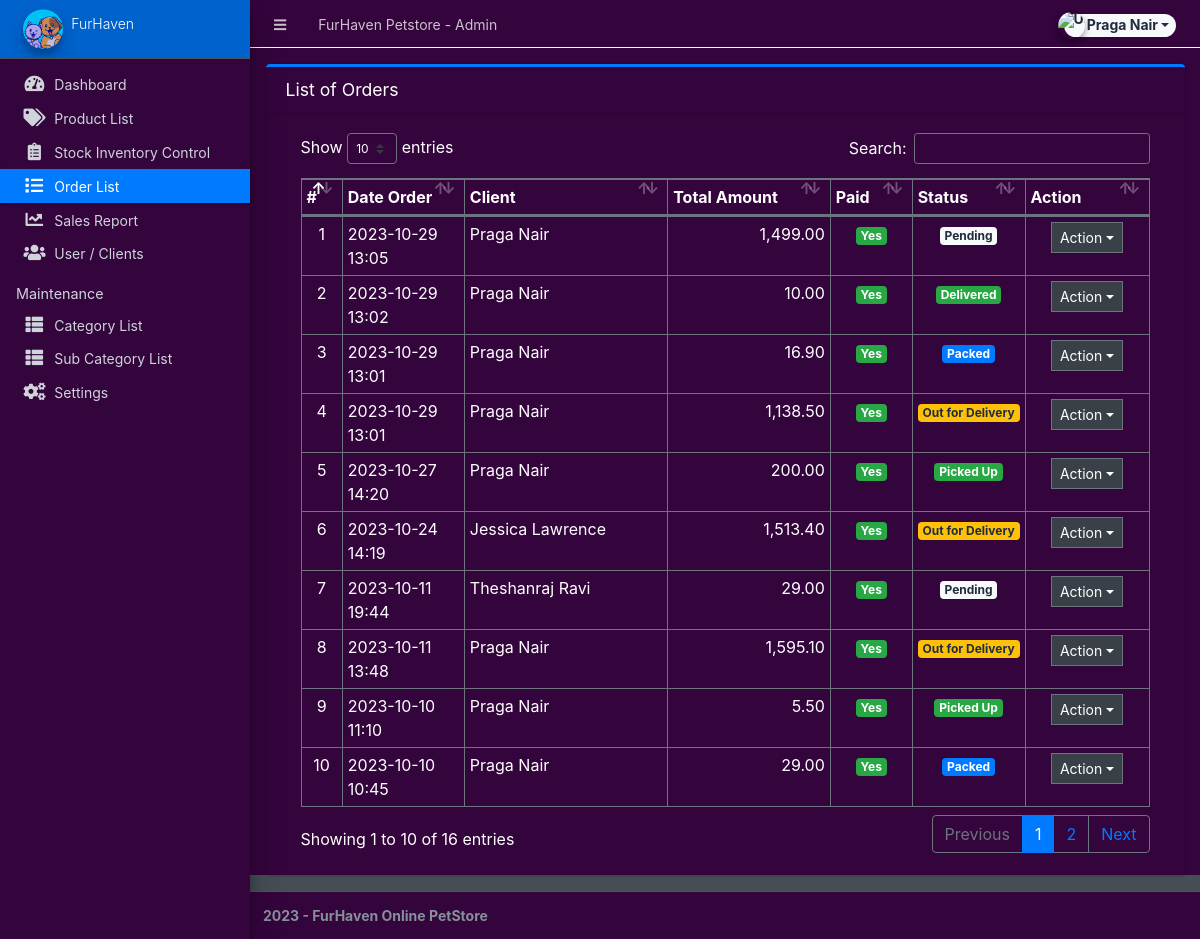
Screenshot of /admin/?page=orders (signed in) with the database file from the repository.
### tables this page shows
CREATE TABLE `orders` (
  `id` int(30) NOT NULL,
  `client_id` int(30) NOT NULL,
  `delivery_address` text NOT NULL,
  `payment_method` varchar(100) NOT NULL,
  `order_type` tinyint(1) NOT NULL,
  `amount` double NOT NULL,
  `status` tinyint(2) NOT NULL DEFAULT 0,
  `paid` tinyint(1) NOT NULL DEFAULT 0,
  `date_created` datetime NOT NULL DEFAULT current_timestamp(),
  `date_updated` datetime DEFAULT NULL ON UPDATE current_timestamp(),
  `eta_date` datetime DEFAULT NULL
);

### admin/orders/index.php (the view, shortened to what this page needs)
<div class="card card-outline card-primary">
	<div class="card-header">
		<h3 class="card-title">List of Orders</h3>
	</div>
	<div class="card-body">
		<div class="container-fluid">
        <div class="container-fluid">
			<table class="table table-bordered table-stripped">
				<colgroup>
					<col width="5%">
					<col width="15%">
					<col width="25%">
					<col width="20%">
					<col width="10%">
					<col width="10%">
					<col width="15%">
				</colgroup>
				<thead>
					<tr>
						<th>#</th>
						<th>Date Order</th>
						<th>Client</th>
						<th>Total Amount</th>
						<th>Paid</th>
						<th>Status</th>
						<th>Action</th>
					</tr>
				</thead>
				<tbody>
					<?php
					$i = 1;
						$qry = $conn->query("SELECT o.*,concat(c.firstname,' ',c.lastname) as client from `orders` o inner join clients c on c.id = o.client_id
						order by unix_timestamp(o.date_created) desc ");
						while($row = $qry->fetch_assoc()):
					?>
						<tr>
							<td class="text-center"><?php echo $i++; ?></td>
							<td><?php echo date("Y-m-d H:i",strtotime($row['date_created'])) ?></td>
							<td><?php echo $row['client'] ?></td>
							<td class="text-right"><?php echo number_format($row['amount'],2) ?></td>
							<td class="text-center">
                                <?php if($row['paid'] == 0): ?>
                                    <span class="badge badge-light">No</span>
                                <?php else: ?>
                                    <span class="badge badge-success">Yes</span>
                                <?php endif; ?>
                            </td>
							<td class="text-center">
                                <?php if($row['status'] == 0): ?>
                                    <span class="badge badge-light">Pending</span>
                                <?php elseif($row['status'] == 1): ?>
                                    <span class="badge badge-primary">Packed</span>
								<?php elseif($row['status'] == 2): ?>
                                    <span class="badge badge-warning">Out for Delivery</span>
								<?php elseif($row['status'] == 3): ?>
                                    <span class="badge badge-success">Delivered</span>
								<?php elseif($row['status'] == 5): ?>
                                    <span class="badge badge-success">Picked Up</span>
                                <?php else: ?>
                                    <span class="badge badge-danger">Cancelled</span>
                                <?php endif; ?>
                            </td>
							<td align="center">
								 <button type="button" class="btn btn-flat btn-default btn-sm dropdown-toggle dropdown-icon" data-toggle="dropdown">
				                  		Action
				                  </button>
							</td>
						</tr>
					<?php endwhile; ?>
				</tbody>
			</table>
		</div>
		</div>
	</div>
</div>

### rows the page displays
orders: date_created "2023-10-29 13:05", client "Praga Nair", amount "1,499.00", paid "Yes", status "Pending"
orders: date_created "2023-10-29 13:02", client "Praga Nair", amount "10.00", paid "Yes", status "Delivered"
orders: date_created "2023-10-29 13:01", client "Praga Nair", amount "16.90", paid "Yes", status "Packed"
orders: date_created "2023-10-29 13:01", client "Praga Nair", amount "1,138.50", paid "Yes", status "Out for Delivery"
orders: date_created "2023-10-27 14:20", client "Praga Nair", amount "200.00", paid "Yes", status "Picked Up"
orders: date_created "2023-10-24 14:19", client "Jessica Lawrence", amount "1,513.40", paid "Yes", status "Out for Delivery"
orders: date_created "2023-10-11 19:44", client "Theshanraj Ravi", amount "29.00", paid "Yes", status "Pending"
orders: date_created "2023-10-11 13:48", client "Praga Nair", amount "1,595.10", paid "Yes", status "Out for Delivery"
orders: date_created "2023-10-10 11:10", client "Praga Nair", amount "5.50", paid "Yes", status "Picked Up"
orders: date_created "2023-10-10 10:45", client "Praga Nair", amount "29.00", paid "Yes", status "Packed"

### other values shown
$_settings->info('name') "FurHaven Petstore"
$_settings->userdata('firstname').' '.$_settings->userdata('lastname') "Praga Nair"
$_settings->info('short_name') "FurHaven"
